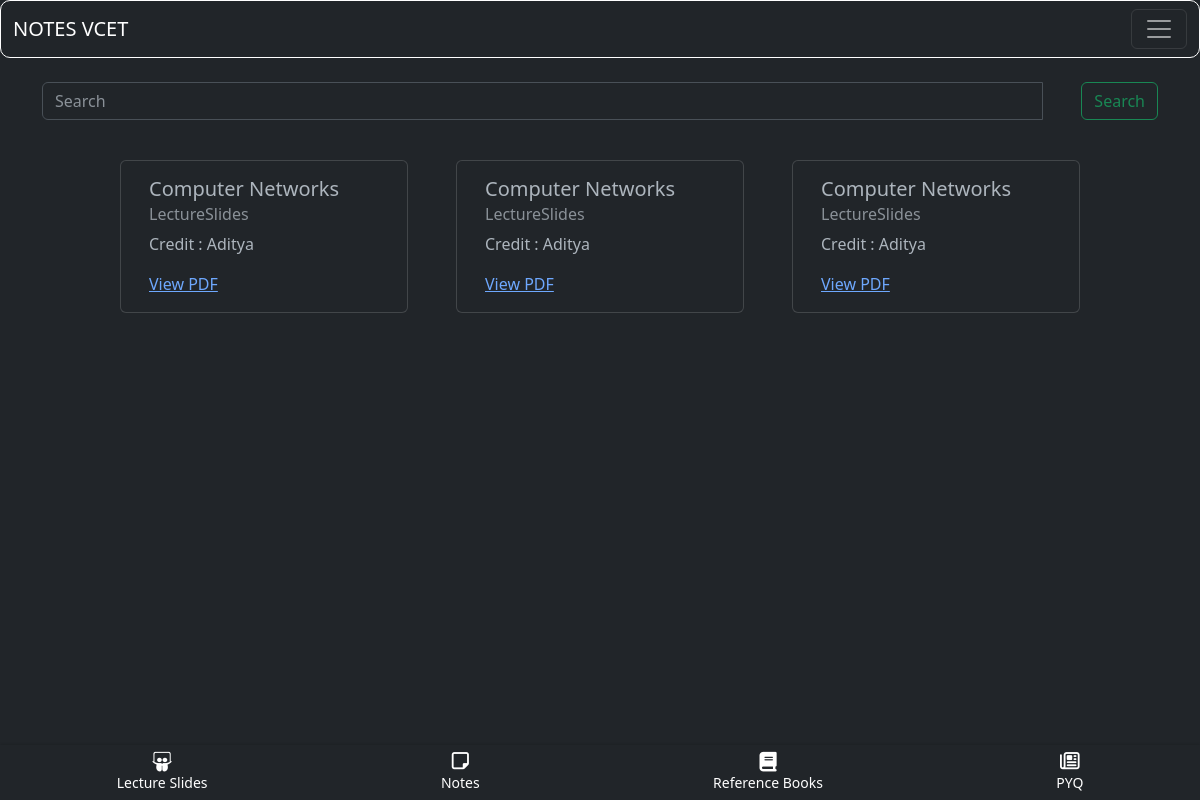
/btmNav/ (signed in), run on the app's committed database.
### blogapp/models.py (models this page shows, shortened)
class Notes(models.Model):
    typ = (
        ('Assignment','Assignment'),
        ('Experiment','Experiment'),
        ('Notes','Notes'),
        ('ReferenceBook','Reference Book'),
        ('LectureSlides','Lecture Slides'),
        ('PYQ','PYQ'),
    )
    mods = (
        ('1','1'),
        ('2','2'),
        ('3','3'),
        ('4','4'),
        ('5','5'),
        ('6','6'),
    )
    desc = models.TextField(max_length=500,null=True,blank=True)
    mod = models.CharField(max_length=5,choices=mods,null=True,blank=True)
    file = models.FileField(upload_to='notes/')
    author = models.ForeignKey(UserAccount,on_delete=models.CASCADE)
    status = models.BooleanField(default=False)
    typeN = models.CharField(max_length=50,null=True,blank=True,choices=typ)
    docid = models.CharField(max_length=300,null=True,blank=True)
    sub =  models.ForeignKey(Subject,on_delete=models.CASCADE,null=True,blank=True)
    slug = AutoSlugField(populate_from = 'sub',unique=True,null=True,default=None)
    details = f'{sub.name}+ Module - {mod} - {typeN} by {author}'
    nDetail = models.CharField(max_length=100,null=True,blank=True,default=details)

class Subject(models.Model):
    name = models.CharField(max_length=50)
    teacher = models.CharField(max_length=50)
    teacherurl = models.CharField(max_length=300,null=True,blank=True)
    def __str__(self):
        return self.name

class UserAccount(AbstractBaseUser, PermissionsMixin):
    email = models.CharField(max_length = 50,unique=True)
    name = models.CharField(max_length=200)
    is_active = models.BooleanField(default=True)
    is_mod = models.BooleanField(default=False)
    is_nUser = models.BooleanField(default=True)
    is_staff = models.BooleanField(default=False)
    objects = UserAccountManager()
    USERNAME_FIELD = 'email'
    REQUIRED_FIELDS = ['name']
    def __str__(self):
        return self.name

### blogapp/views.py (the view)
# urls.py: path('btmNav/',views.btmNav,name='btmNav'),
@login_required(login_url='/login/')
def btmNav(request):
    notes = Notes.objects.filter(typeN='LectureSlides')
    return render(request,'main/btmNavSort.html',{'notes':notes})

### templates/main/btmNavSort.html (shortened to what this page needs)
{% extends 'index.html' %}
{% block content %}
{% load crispy_forms_tags %}
<div class="container notesCnt mt-4">
    <div class="row d-flex justify-content-center align-items-center">
        <div class="container-lg-6">
            {% include 'components/search.html' %}
        </div>
    </div>
    <div class="row d-flex justify-content-center align-items-center">
        {% for x in notes %}
        <div class="card mt-4 mx-4" style="width: 18rem;">
            <div class="card-body">
                <h5 class="card-title">{{x.sub}}</h5>
                <h6 class="card-subtitle mb-2 text-muted">{{x.typeN}}</h6>
                <p class="card-text">Credit : {{x.author}}</p>
                <a href="{{x.slug}}" class="card-link">View PDF</a>
            </div>
        </div>
        {% endfor %}
    </div>
</div>
{% include 'components/notesBottomNav.html' %}
{% endblock %}

### data on the page
Notes: sub "Computer Networks", typeN "LectureSlides", author "Aditya"
Notes: sub "Computer Networks", typeN "LectureSlides", author "Aditya"
Notes: sub "Computer Networks", typeN "LectureSlides", author "Aditya"
